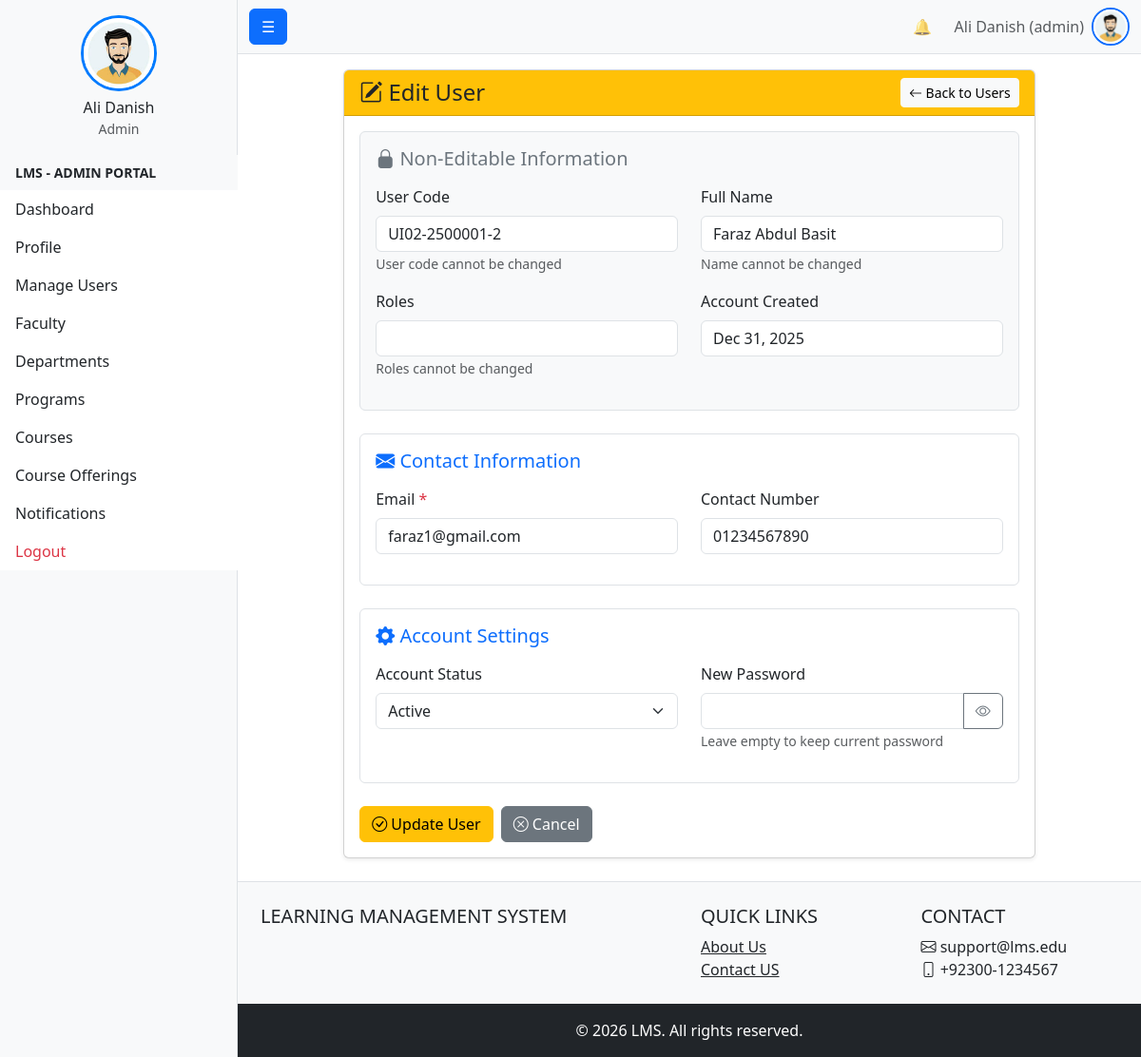
The page /admin_tools/User/edit_user.php?id=18 (signed in) on the database its author committed.
### tables this page shows
CREATE TABLE `users` (
  `id` int(11) NOT NULL,
  `first_name` varchar(100) NOT NULL,
  `last_name` varchar(100) NOT NULL,
  `full_name` varchar(201) GENERATED ALWAYS AS (concat(`first_name`,' ',`last_name`)) STORED,
  `email` varchar(255) DEFAULT NULL,
  `contact_number` varchar(20) DEFAULT NULL,
  `profile_image` varchar(255) DEFAULT NULL COMMENT 'Stores profile image filename (stored in /public/uploads/profiles/)',
  `campus_id` int(11) DEFAULT NULL,
  `gender` enum('male','female','other') DEFAULT NULL,
  `cnic` varchar(15) DEFAULT NULL,
  `date_of_birth` date DEFAULT NULL,
  `address` text DEFAULT NULL,
  `password_hash` varchar(255) NOT NULL,
  `user_code` varchar(255) NOT NULL,
  `status` enum('active','inactive','suspended') NOT NULL DEFAULT 'active',
  `is_deleted` tinyint(1) NOT NULL DEFAULT 0,
  `created_at` timestamp NOT NULL DEFAULT current_timestamp(),
  `updated_at` timestamp NOT NULL DEFAULT current_timestamp() ON UPDATE current_timestamp(),
  `last_login_at` datetime DEFAULT NULL
);

CREATE TABLE `roles` (
  `role_id` int(11) NOT NULL,
  `role_name` enum('student','faculty','admin','student_affairs','examination','admission','accounts') NOT NULL
);

### config.php (called while the page is built, shortened)
<?php
function url(string $path = ''): string {
    return rtrim(BASE_URL, '/') . '/' . ltrim($path, '/');
}

### admin_tools/User/edit_user.php (the view, shortened to what this page needs)
<?php
require_once $_SERVER['DOCUMENT_ROOT'] . '/project1/bootstrap.php';
$user_id = intval($_GET['id']);
$sql = "
    SELECT
        u.*,
        GROUP_CONCAT(r.role_name SEPARATOR ', ') as roles,
        GROUP_CONCAT(r.role_id SEPARATOR ',') as role_ids
    FROM users u
    LEFT JOIN user_roles ur ON u.id = ur.user_id
    LEFT JOIN roles r ON ur.role_id = r.role_id
    WHERE u.id = ? AND u.is_deleted = FALSE
    GROUP BY u.id
";
$stmt = $conn->prepare($sql);
$stmt->bind_param("i", $user_id);
$stmt->execute();
$result = $stmt->get_result();
$user = $result->fetch_assoc();
?>
<div class="container-fluid">
    <div class="row">
        <div class="col-lg-10 mx-auto">
            <div class="card shadow-sm">
                <div class="card-header bg-warning text-dark d-flex justify-content-between align-items-center">
                    <h4 class="mb-0"><i class="bi bi-pencil-square"></i> Edit User</h4>
                    <a href="user_list.php" class="btn btn-light btn-sm">
                        <i class="bi bi-arrow-left"></i> Back to Users
                    </a>
                </div>
                <div class="card-body">
                    <form method="POST" id="editUserForm">
                        <div class="border rounded p-3 mb-4 bg-light">
                            <h5 class="mb-3 text-secondary">
                                <i class="bi bi-lock-fill"></i> Non-Editable Information
                            </h5>
<div class="row">
    <div class="col-md-6 mb-3">
        <label class="form-label">User Code</label>
        <input type="text" class="form-control" value="<?= htmlspecialchars($user['user_code']) ?>" readonly>
        <small class="text-muted">User code cannot be changed</small>
    </div>
    <div class="col-md-6 mb-3">
        <label class="form-label">Full Name</label>
        <input type="text" class="form-control" value="<?= htmlspecialchars($user['full_name']) ?>" readonly>
        <small class="text-muted">Name cannot be changed</small>
    </div>
</div>
<div class="row">
    <div class="col-md-6 mb-3">
        <label class="form-label">Roles</label>
        <input type="text" class="form-control" value="<?= htmlspecialchars(ucwords(str_replace(',', ', ', $user['roles']))) ?>" readonly>
        <small class="text-muted">Roles cannot be changed</small>
    </div>
    <div class="col-md-6 mb-3">
        <label class="form-label">Account Created</label>
        <input type="text" class="form-control" value="<?= date('M d, Y', strtotime($user['created_at'])) ?>" readonly>
    </div>
</div>
                        </div>
                        <div class="border rounded p-3 mb-4">
                            <h5 class="mb-3 text-primary">
                                <i class="bi bi-envelope-fill"></i> Contact Information
                            </h5>
                            <div class="row">
                                <div class="col-md-6 mb-3">
                                    <label class="form-label">Email <span class="text-danger">*</span></label>
                                    <input type="email" name="email" class="form-control" required
                                           value="<?= htmlspecialchars($user['email']) ?>">
                                </div>
                                <div class="col-md-6 mb-3">
                                    <label class="form-label">Contact Number</label>
                                    <input type="text" name="contact_number" class="form-control"
                                           value="<?= htmlspecialchars($user['contact_number'] ?? '') ?>">
                                </div>
                            </div>
                        </div>
                        <div class="border rounded p-3 mb-4">
                            <h5 class="mb-3 text-primary">
                                <i class="bi bi-gear-fill"></i> Account Settings
                            </h5>
                            <div class="row">
                                <div class="col-md-6 mb-3">
                                    <label class="form-label">Account Status</label>
                                    <select name="status" class="form-select">
                                        <option value="active" <?= $user['status'] === 'active' ? 'selected' : '' ?>>Active</option>
                                    </select>
                                </div>
                                <div class="col-md-6 mb-3">
                                    <label class="form-label">New Password</label>
                                    <div class="input-group">
                                        <input type="password" name="password" id="password" class="form-control" minlength="6">
                                        <button class="btn btn-outline-secondary" type="button" onclick="togglePassword()">
                                            <i class="bi bi-eye" id="toggleIcon"></i>
                                        </button>
                                    </div>
                                    <small class="text-muted">Leave empty to keep current password</small>
                                </div>
                            </div>
                        </div>
                        <div class="mt-4 d-flex gap-2">
                            <button type="submit" class="btn btn-warning" onclick="return confirm('Are you sure you want to update this user?')">
                                <i class="bi bi-check-circle"></i> Update User
                            </button>
                            <a href="user_list.php" class="btn btn-secondary">
                                <i class="bi bi-x-circle"></i> Cancel
                            </a>
                        </div>
                    </form>
                </div>
            </div>
        </div>
    </div>
</div>
<?php
require_once include_file('templates/layout/master_base.php');
?>

### templates/layout/navbar.php (shortened to what this page needs)
<?php
require_once $_SERVER['DOCUMENT_ROOT'].'/project1/bootstrap.php';
$name = 'Guest';
$role = 'guest';
$profile_image_url = url('public/male_avatar.jpeg');
if (isset($_SESSION['user_id'])) {
    $user_id = $_SESSION['user_id'];
    $stmt = $conn->prepare("
        SELECT u.full_name, r.role_name
        FROM users u
        LEFT JOIN user_roles ur ON u.id = ur.user_id
        LEFT JOIN roles r ON ur.role_id = r.role_id
        WHERE u.id = ?
        LIMIT 1
    ");
    $stmt->bind_param('i', $user_id);
    $stmt->execute();
    $result = $stmt->get_result();
    if ($row = $result->fetch_assoc()) {
        $name = $row['full_name'];
        $role = $row['role_name'] ?? 'guest';
    }
} else {
    $unread_count = 0;
    $notifications = [];
}
?>
<nav class="navbar navbar-expand-lg navbar-light bg-light border-bottom">
    <div class="container-fluid">
        <button class="btn btn-primary " id="sidebarToggle">☰</button>
        <div class="collapse navbar-collapse" id="navbarNav">
            <ul class="navbar-nav ms-auto align-items-center">
                <li class="nav-item dropdown me-3">
                    <a class="nav-link position-relative" href="#" id="notificationDropdown" role="button"
                       data-bs-toggle="dropdown" aria-expanded="false" title="Notifications">
                        🔔
                    </a>
                </li>
                <li class="nav-item me-2">
                    <span class="text-muted"><?= htmlspecialchars($name) ?> (<?= htmlspecialchars($role) ?>)</span>
                </li>
                <li class="nav-item dropdown">
                    <a class="nav-link p-0" href="#" id="userDropdown" role="button" data-bs-toggle="dropdown" aria-expanded="false" title="Profile Menu">
                        <img src="<?= $profile_image_url ?>" alt="Profile" class="rounded-circle border border-2 border-primary" style="width: 40px; height: 40px; object-fit: cover; cursor: pointer;">
                    </a>
                </li>
            </ul>
        </div>
    </div>
</nav>

### rows shown on the page
users: full_name "Ali Danish", roles.role_name "admin"
users: user_code "UI02-2500001-2", full_name "Faraz Abdul Basit", created_at "Dec 31, 2025", email "faraz1@gmail.com", contact_number "01234567890", status "Active"

### other values the page prints
$name "Ali Danish"
$role "Admin"
$role "ADMIN"
$label "Dashboard"
$label "Profile"
$label "Manage Users"
$label "Faculty"
$label "Departments"
$label "Programs"
$label "Courses"
$label "Course Offerings"
$label "Notifications"
